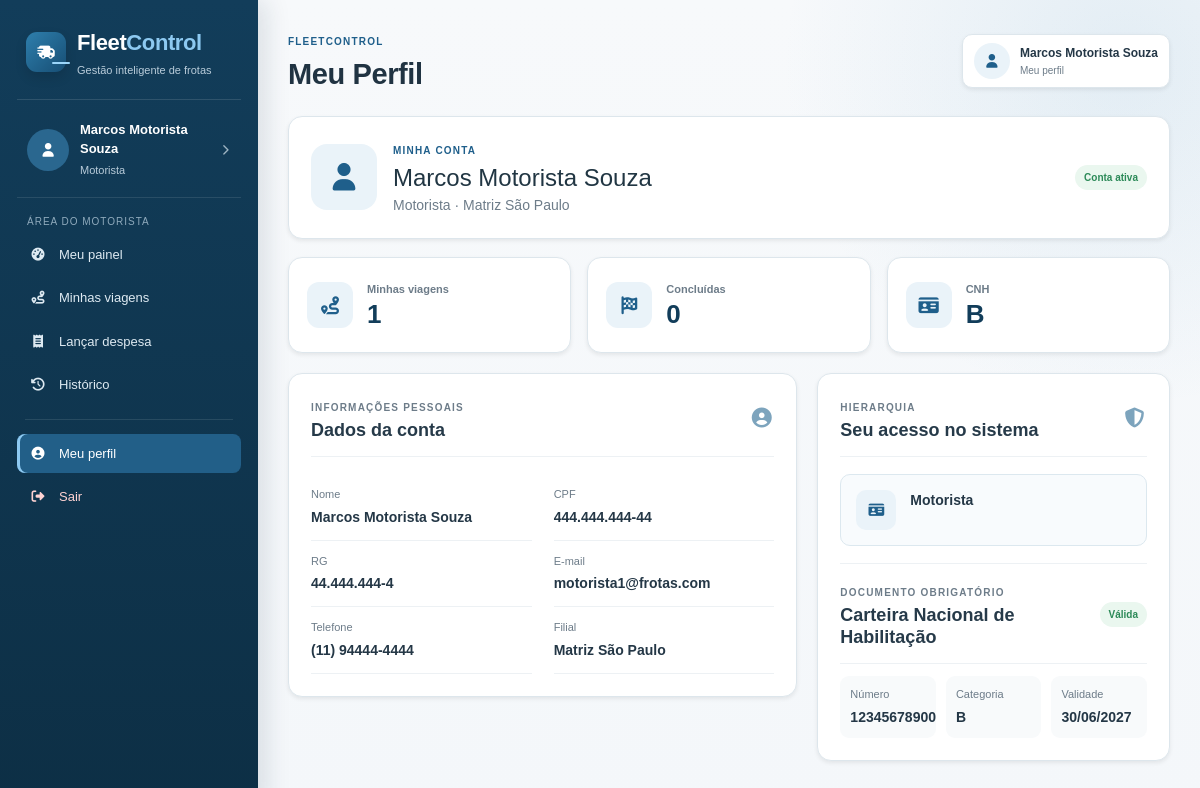
The app's page /perfil.php (signed in) with its own data.
### tables this page shows
CREATE TABLE usuarios (
    id                  INT UNSIGNED    NOT NULL AUTO_INCREMENT,
    nome                VARCHAR(100)    NOT NULL,
    cpf                 VARCHAR(14)     NOT NULL,
    rg                  VARCHAR(20)     DEFAULT NULL,
    email               VARCHAR(150)    NOT NULL,
    telefone            VARCHAR(20)     DEFAULT NULL,
    foto                VARCHAR(255)    DEFAULT NULL,
    senha_hash          VARCHAR(255)    NOT NULL,
    perfil              ENUM('admin','gerente','motorista') NOT NULL,
    filial_id           INT UNSIGNED    DEFAULT NULL,
    ativo               TINYINT(1)      NOT NULL DEFAULT 1,
    token_recuperacao   VARCHAR(100)    DEFAULT NULL,
    token_expiracao     DATETIME        DEFAULT NULL,
    criado_em           DATETIME        NOT NULL DEFAULT CURRENT_TIMESTAMP,
    PRIMARY KEY (id),
    UNIQUE KEY uq_usuario_cpf   (cpf),
    UNIQUE KEY uq_usuario_email (email),
    CONSTRAINT fk_usuario_filial
        FOREIGN KEY (filial_id) REFERENCES filiais(id)
        ON UPDATE CASCADE ON DELETE SET NULL
);

CREATE TABLE filiais (
    id          INT UNSIGNED    NOT NULL AUTO_INCREMENT,
    nome        VARCHAR(100)    NOT NULL,
    cnpj        VARCHAR(18)     NOT NULL,
    cidade      VARCHAR(80)     NOT NULL,
    estado      CHAR(2)         NOT NULL,
    endereco    VARCHAR(200)    NOT NULL,
    imagem      VARCHAR(255)    DEFAULT NULL,
    ativo       TINYINT(1)      NOT NULL DEFAULT 1,
    criado_em   DATETIME        NOT NULL DEFAULT CURRENT_TIMESTAMP,
    PRIMARY KEY (id),
    UNIQUE KEY uq_filial_cnpj (cnpj)
);

CREATE TABLE motoristas (
    usuario_id      INT UNSIGNED                                                NOT NULL,
    cnh_numero      VARCHAR(20)                                                 NOT NULL,
    cnh_categoria   ENUM('A','B','C','D','E','AB','AC','AD','AE')               NOT NULL,
    cnh_validade    DATE                                                        NOT NULL,
    PRIMARY KEY (usuario_id),
    UNIQUE KEY uq_motorista_cnh (cnh_numero),
    CONSTRAINT fk_motorista_usuario
        FOREIGN KEY (usuario_id) REFERENCES usuarios(id)
        ON UPDATE CASCADE ON DELETE CASCADE
);

### funcoes.php (called while the page is built, shortened)
<?php
function escapar($texto)
{
    return htmlspecialchars((string) $texto, ENT_QUOTES, 'UTF-8');
}
function perfil_nome($perfil)
{
    return 'Motorista';
}
function data_br($data)
{
    return date('d/m/Y', strtotime($data));
}
function cnh_valida($validade)
{
    return strtotime($validade) >= strtotime(date('Y-m-d'));
}
?>

### perfil.php (the view, shortened to what this page needs)
<?php
include "conexao.php";
include "funcoes.php";
$id_usuario = (int) $_SESSION['usuario']['id'];
$query = $sql->prepare(
    "SELECT u.*, f.nome AS nome_filial,
            m.cnh_numero, m.cnh_categoria, m.cnh_validade
     FROM usuarios u
     LEFT JOIN filiais f ON f.id = u.filial_id
     LEFT JOIN motoristas m ON m.usuario_id = u.id
     WHERE u.id = ?"
);
$query->bind_param('i', $id_usuario);
$query->execute();
$usuario = $query->get_result()->fetch_assoc();
$perfil = $usuario['perfil'];
$perfil_legivel = perfil_nome($perfil);
$indicadores = [];
if ($perfil === 'admin') {
    $indicadores[] = [
        'titulo' => 'Usuários',
        'valor' => (int) $sql->query("SELECT COUNT(*) AS total FROM usuarios")->fetch_assoc()['total'],
        'icone' => 'fa-users'
    ];
    $indicadores[] = [
        'titulo' => 'Filiais',
        'valor' => (int) $sql->query("SELECT COUNT(*) AS total FROM filiais WHERE ativo = 1")->fetch_assoc()['total'],
        'icone' => 'fa-building'
    ];
    $indicadores[] = [
        'titulo' => 'Veículos',
        'valor' => (int) $sql->query("SELECT COUNT(*) AS total FROM veiculos WHERE ativo = 1")->fetch_assoc()['total'],
        'icone' => 'fa-car-side'
    ];
} else {
    $query = $sql->prepare(
        "SELECT COUNT(*) AS total
         FROM viagens
         WHERE motorista_id = ?"
    );
    $query->bind_param('i', $id_usuario);
    $query->execute();
    $query->bind_result($total_viagens);
    $query = $sql->prepare(
        "SELECT COUNT(*) AS total
         FROM viagens
         WHERE motorista_id = ?
           AND status = 'concluida'"
    );
    $query->bind_param('i', $id_usuario);
    $query->execute();
    $query->bind_result($total_concluidas);
    $indicadores[] = [
        'titulo' => 'Minhas viagens',
        'valor' => (int) $total_viagens,
        'icone' => 'fa-route'
    ];
    $indicadores[] = [
        'titulo' => 'Concluídas',
        'valor' => (int) $total_concluidas,
        'icone' => 'fa-flag-checkered'
    ];
    $indicadores[] = [
        'titulo' => 'CNH',
        'valor' => !empty($usuario['cnh_categoria']) ? $usuario['cnh_categoria'] : '--',
        'icone' => 'fa-id-card'
    ];
}
include 'cabecalho.php';
?>
<div class="perfil-cabecalho painel shadow-sm">
    <div class="perfil-identidade">
        <div class="perfil-avatar-grande">
            <?php if (!empty($usuario['foto'])): ?>
                <img src="uploads/usuarios/<?php echo escapar($usuario['foto']); ?>" alt="Foto de <?php echo escapar($usuario['nome']); ?>">
            <?php else: ?>
                <i class="fa-solid fa-user"></i>
            <?php endif; ?>
        </div>
        <div>
            <span class="etiqueta">Minha conta</span>
            <h2><?php echo escapar($usuario['nome']); ?></h2>
            <p><?php echo escapar($perfil_legivel); ?> · <?php echo escapar($usuario['nome_filial'] ?? 'Sem filial vinculada'); ?></p>
        </div>
    </div>
    <span class="status <?php echo $usuario['ativo'] ? 'disponivel' : 'cancelada'; ?>">
        <?php echo $usuario['ativo'] ? 'Conta ativa' : 'Conta inativa'; ?>
    </span>
</div>
<div class="cards cards-tres compactos perfil-indicadores">
    <?php foreach ($indicadores as $indicador): ?>
        <div class="card-info shadow-sm">
            <span class="card-icone"><i class="fa-solid <?php echo $indicador['icone']; ?>"></i></span>
            <div>
                <span><?php echo escapar($indicador['titulo']); ?></span>
                <strong><?php echo escapar($indicador['valor']); ?></strong>
            </div>
        </div>
    <?php endforeach; ?>
</div>
<div class="perfil-grid">
    <div class="painel shadow-sm">
        <div class="painel-titulo">
            <div>
                <span class="mini-etiqueta">Informações pessoais</span>
                <h3>Dados da conta</h3>
            </div>
            <i class="fa-solid fa-user-circle"></i>
        </div>
        <div class="dados-lista">
            <div class="dado"><span>Nome</span><strong><?php echo escapar($usuario['nome']); ?></strong></div>
            <div class="dado"><span>CPF</span><strong><?php echo escapar($usuario['cpf']); ?></strong></div>
            <div class="dado"><span>RG</span><strong><?php echo escapar($usuario['rg'] ?: 'Não informado'); ?></strong></div>
            <div class="dado"><span>E-mail</span><strong><?php echo escapar($usuario['email']); ?></strong></div>
            <div class="dado"><span>Telefone</span><strong><?php echo escapar($usuario['telefone'] ?: 'Não informado'); ?></strong></div>
            <div class="dado"><span>Filial</span><strong><?php echo escapar($usuario['nome_filial'] ?? 'Não vinculada'); ?></strong></div>
        </div>
    </div>
    <div class="painel shadow-sm">
        <div class="painel-titulo">
            <div>
                <span class="mini-etiqueta">Hierarquia</span>
                <h3>Seu acesso no sistema</h3>
            </div>
            <i class="fa-solid fa-shield-halved"></i>
        </div>
        <div class="perfil-nivel">
            <span class="nivel-icone">
                <?php if ($perfil === 'admin'): ?>
                    <i class="fa-solid fa-user-shield"></i>
                <?php elseif ($perfil === 'gerente'): ?>
                    <i class="fa-solid fa-chart-pie"></i>
                <?php else: ?>
                    <i class="fa-solid fa-id-card"></i>
                <?php endif; ?>
            </span>
            <div>
                <strong><?php echo escapar($perfil_legivel); ?></strong>
            </div>
        </div>
        <?php if ($perfil === 'motorista'): ?>
            <div class="subpainel">
                <div class="painel-titulo sem-margem">
                    <div>
                        <span class="mini-etiqueta">Documento obrigatório</span>
                        <h3>Carteira Nacional de Habilitação</h3>
                    </div>
                    <?php if (!empty($usuario['cnh_validade'])): ?>
                        <span class="status <?php echo cnh_valida($usuario['cnh_validade']) ? 'disponivel' : 'cancelada'; ?>">
                            <?php echo cnh_valida($usuario['cnh_validade']) ? 'Válida' : 'Vencida'; ?>
                        </span>
                    <?php else: ?>
                        <span class="status cancelada">Não cadastrada</span>
                    <?php endif; ?>
                </div>
                <div class="cnh-resumo">
                    <div><span>Número</span><strong><?php echo escapar($usuario['cnh_numero'] ?: 'Não informado'); ?></strong></div>
                    <div><span>Categoria</span><strong><?php echo escapar($usuario['cnh_categoria'] ?: 'Não informado'); ?></strong></div>
                    <div><span>Validade</span><strong><?php echo !empty($usuario['cnh_validade']) ? data_br($usuario['cnh_validade']) : 'Não informado'; ?></strong></div>
                </div>
            </div>
        <?php endif; ?>
    </div>
</div>
<?php include 'rodape.php'; ?>

### records on screen
usuarios: nome "Marcos Motorista Souza", perfil "Motorista", filial.nome "Matriz São Paulo", cpf "444.444.444-44", rg "44.444.444-4", email "motorista1@frotas.com", telefone "(11) 94444-4444", motoristas.cnh_numero "12345678900", motoristas.cnh_categoria "B", motoristas.cnh_validade "30/06/2027"

### other values on screen
escapar($nome_atual) "Marcos Motorista Souza"
escapar(perfil_nome($perfil_atual)) "Motorista"
escapar($titulo) "Meu Perfil"
escapar($_SESSION['usuario']['nome'] ?? 'Usuário') "Marcos Motorista Souza"
escapar($indicador['titulo']) "Minhas viagens"
escapar($indicador['valor']) "1"
escapar($indicador['titulo']) "Concluídas"
escapar($indicador['valor']) "0"
escapar($indicador['titulo']) "CNH"
escapar($indicador['valor']) "B"
